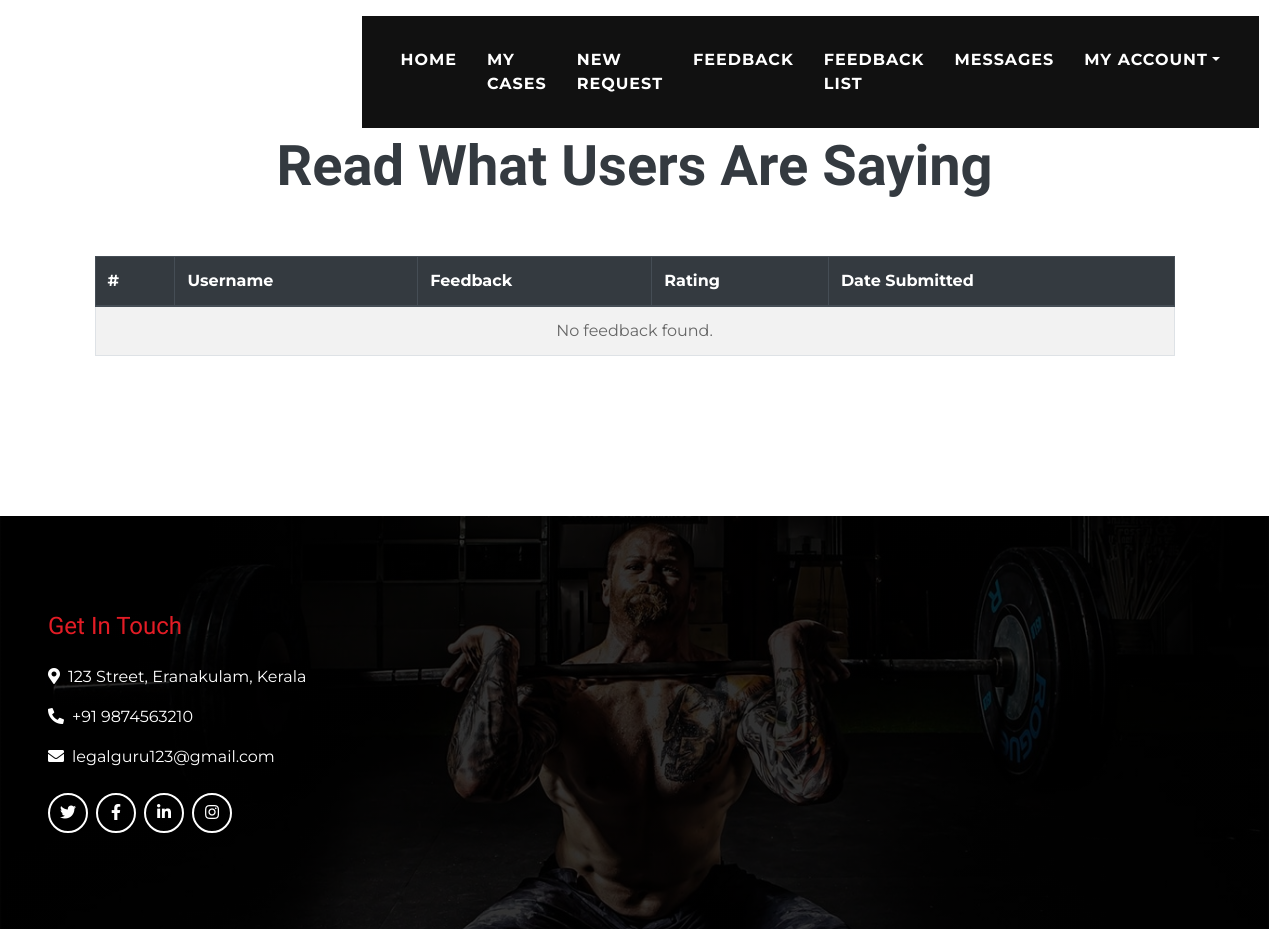
The page /client/feedback_list/ (signed in) on the database as committed earlier.
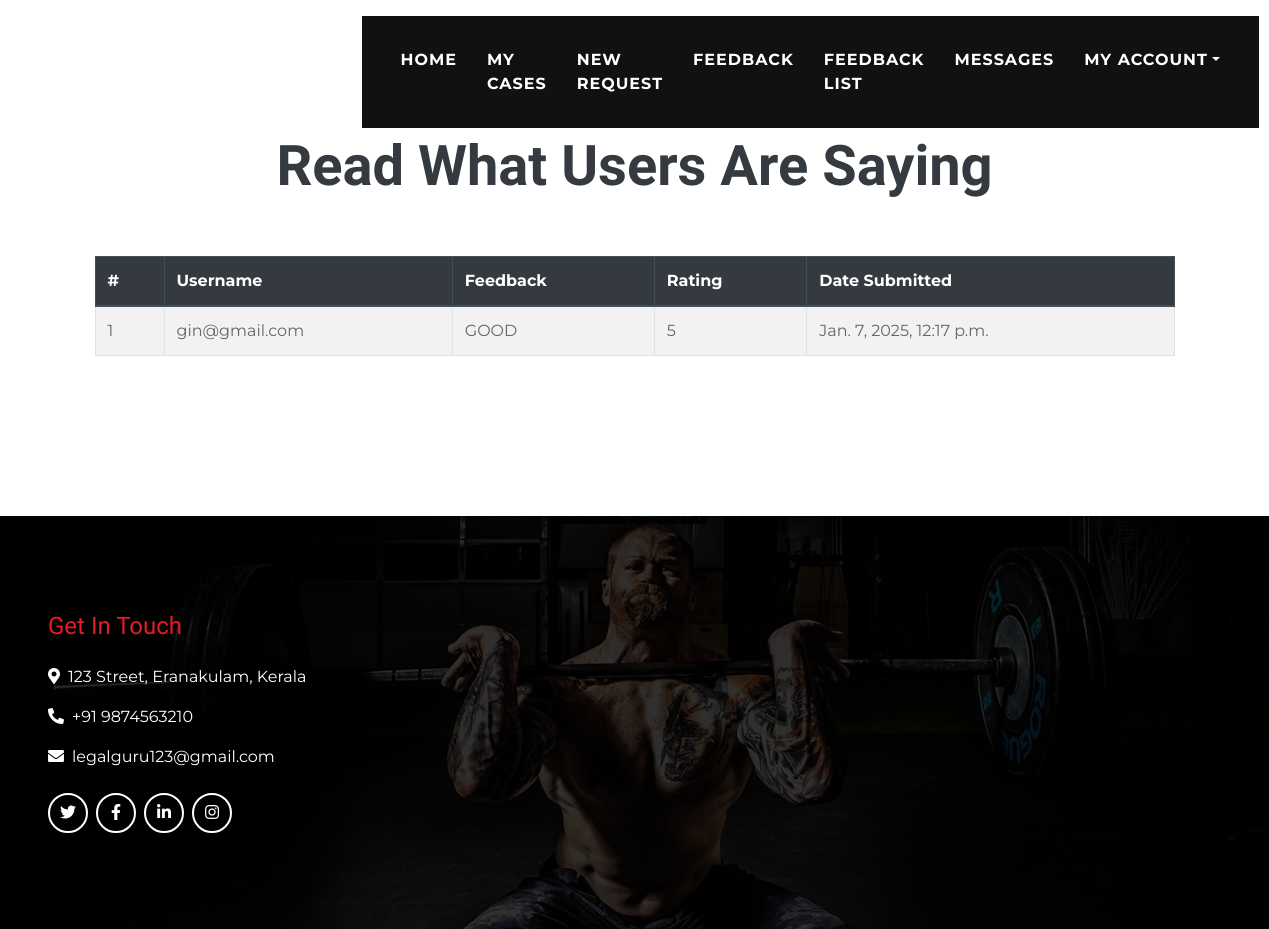
The same page on the database as committed later.
### client/models.py (models this page shows, shortened)
class Feedback(models.Model):
    user = models.ForeignKey(User, on_delete=models.CASCADE)
    feedback = models.TextField()
    rating = models.IntegerField(default=0)  # Optional: Add a rating (1-5)
    created_at = models.DateTimeField(auto_now_add=True)

### client/views.py (the view)
# urls.py: path('feedback_list/', views.feedback_list, name='feedback_list'),
@login_required
def feedback_list(request):
    feedbacks = Feedback.objects.all().order_by('-created_at')
    return render(request, 'feedback_list.html', {'feedbacks': feedbacks})

### templates/feedback_list.html
{% extends "clientbase.html" %}
{% load static %}
{% block content %}
<div class="container py-5">
    <div class="d-flex flex-column text-center mb-5">
        <h4 class="text-primary font-weight-bold">User Feedback</h4>
        <h4 class="display-4 font-weight-bold">Read What Users Are Saying</h4>
    </div>
    <table class="table table-striped table-bordered">
        <thead class="thead-dark">
            <tr>
                <th>#</th>
                <th>Username</th>
                <th>Feedback</th>
                <th>Rating</th>
                <th>Date Submitted</th>
            </tr>
        </thead>
        <tbody>
            {% for feedback in feedbacks %}
            <tr>
                <td>{{ forloop.counter }}</td>
                <td>{{ feedback.user.username }}</td>
                <td>{{ feedback.feedback }}</td>
                <td>{{ feedback.rating }}</td>
                <td>{{ feedback.created_at }}</td>
            </tr>
            {% empty %}
            <tr>
                <td colspan="5" class="text-center">No feedback found.</td>
            </tr>
            {% endfor %}
        </tbody>
    </table>
</div>
{% endblock %}

Rows that differ between the two databases and show on the page:
added Feedback: user.username "gin@gmail.com", feedback "GOOD", rating "5", created_at "Jan. 7, 2025, 12:17 p.m."
Other text that changed with them:
text no longer shown: "No feedback found."
